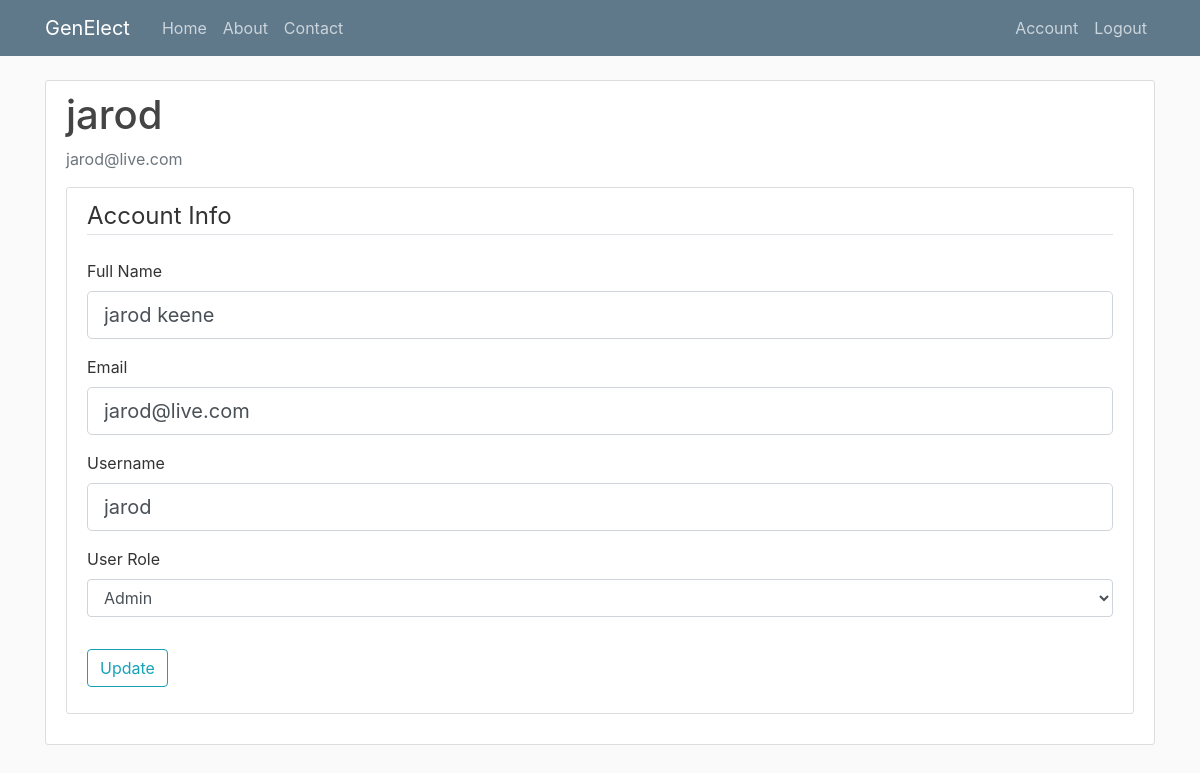
/account (signed in), run on the app's committed database.
### genElect/models/__init__.py (models this page shows)
class Base(db.Model):
    __abstract__ = True
    id = db.Column(db.Integer, primary_key=True, autoincrement=True)
    date_created = db.Column(db.DateTime, default=db.func.current_timestamp())
    date_modified = db.Column(db.DateTime, default=db.func.current_timestamp(),
            onupdate=db.func.current_timestamp())

class Users(Base, UserMixin):
    __tablename__ = 'users'
    username = db.Column(db.String(100), unique=True)
    full_name = db.Column(db.String(100))
    email = db.Column(db.String(100))
    password = db.Column(db.String(128))

### app.py (the view)
@app.route("/account", methods=['GET', 'POST'])
def account():
    if current_user.is_authenticated:
        form = UpdateUserForm()
        if form.validate_on_submit():
            current_user.full_name = form.full_name.data
            current_user.email = form.email.data
            db.session.commit()
            flash("Account Info Updated", 'success')
            return redirect(url_for('account'))
        elif request.method == 'GET':
            form.full_name.data = current_user.full_name
            form.email.data = current_user.email
            form.username.data = current_user.username
            form.role.data = 'admin'
        return render_template('account.html', title='Account', form=form)
    else:
        flash("Please login first", 'info')
        return redirect(url_for('login'))

### genElect/forms/__init__.py
class UpdateUserForm(FlaskForm):
	full_name = StringField('Full Name', validators=[DataRequired()])
	email = StringField('Email', validators=[DataRequired()])
	username = StringField('Username', validators=[DataRequired()])
	choices = [('student','Student'), ('instructor','Instructor'), ('admin','Admin')]
	role = SelectField('User Role', choices=choices, validators=[Required()])
	submit = SubmitField('Update')

### app.py (called while the page is built)
@login_manager.user_loader
def load_user(user_id):
    return Users.query.get(int(user_id))

### genElect/templates/account.html (shortened to what this page needs)
{% extends "layout.html" %}
{% block content %}
<div class="content-section">
  	<div class="media">
    	<div class="media-body">
      		<h2 class="account-heading">{{current_user.username}}</h2>
      		<p class="text-secondary">{{current_user.email}}</p>
    	</div>
  	</div>
  <div class="content-section">
    	<form method="POST" action="">
    		<fieldset class="form-group">
    			<legend class="border-bottom mb-4">Account Info</legend>
    			<div class="form-group">
    				{{ form.full_name.label(class="form-control-label") }}
                    {% if form.full_name.errors %}
                        {{ form.full_name(class="form-control form-control-lg is-invalid") }}
                        <div class="invalid-feedback">
                            {% for error in form.full_name.errors %}
                                <span>{{ error }}</span>
                            {% endfor%}
                        </div>
                    {% else %}
                        {{ form.full_name(class="form-control form-control-lg") }}
                    {% endif %}
    			</div>
    			<div class="form-group">
    				{{ form.email.label(class="form-control-label") }}
    				{% if form.email.errors %}
                        {{ form.email(class="form-control form-control-lg is-invalid") }}
                        <div class="invalid-feedback">
                            {% for error in form.email.errors %}
                                <span>{{ error }}</span>
                            {% endfor%}
                        </div>
                    {% else %}
                        {{ form.email(class="form-control form-control-lg") }}
                    {% endif %}
    			</div>
    			<div class="form-group">
    				{{ form.username.label(class="form-control-label") }}
    				{% if form.username.errors %}
                        {{ form.username(class="form-control form-control-lg is-invalid") }}
                        <div class="invalid-feedback">
                            {% for error in form.username.errors %}
                                <span>{{ error }}</span>
                            {% endfor%}
                        </div>
                    {% else %}
                        {{ form.username(class="form-control form-control-lg") }}
                    {% endif %}
    			</div>
    			<div class="form-group">
    				{{ form.role.label(class="form-control-label") }}
    				{{ form.role(class="form-control") }}
    			</div>
    		</fieldset>
    		<div class="form-group">
    			{{ form.submit(class="btn btn-outline-info") }}
    		</div>
    	</form>
    </div>
</div>
{% endblock content %}

### static/main.css (style rules this page uses)
body { background: #fafafa; color: #333333; margin-top: 5rem; }
h1, h2, h3, h4, h5, h6 { color: #444444; }
.content-section { background: #ffffff; padding: 10px 20px; border: 1px solid #dddddd; border-radius: 3px; margin-bottom: 20px; }
.account-heading { font-size: 2.5rem; }

### data on the page
Users: username "jarod", email "jarod@live.com", full_name "jarod keene"
